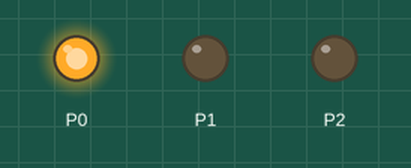
Recording of a program running on a simulated BBC micro:bit running MicroPython. Parts: output pins drawn as LEDs (lit = HIGH).

Above: at 3.5 s.
At 8.5 s:
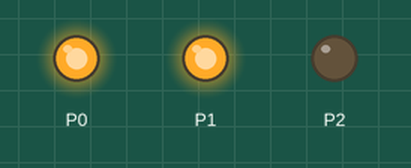
At 13.5 s:
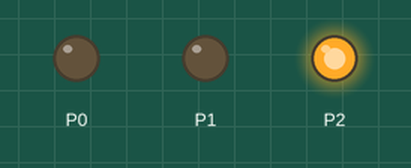
At 18.5 s:
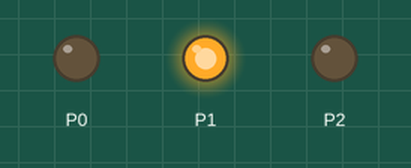
Timing chart, 0 to 26.0 s (numbered marks = the images above):
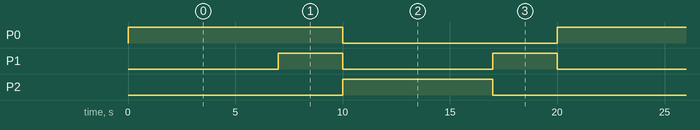

Measured:
- by itself, P0: alternates HIGH for 10.0 s and LOW for 10.0 s
- by itself, P1: alternates HIGH for 3.0 s and LOW for 7.0 s
- by itself, P2: alternates HIGH for 7.0 s and LOW for 13.0 s

The program:

semafor.py
```python
from microbit import *

while True:
    # crveno
    pin0.write_digital(1)
    pin1.write_digital(0)
    sleep(7000)

    # crveno+zolto
    pin1.write_digital(1)
    sleep(3000)

    # zeleno
    pin0.write_digital(0)
    pin1.write_digital(0)
    pin2.write_digital(1)
    sleep(7000)

    # zolto
    pin1.write_digital(1)
    pin2.write_digital(0)
    sleep(3000)
```
